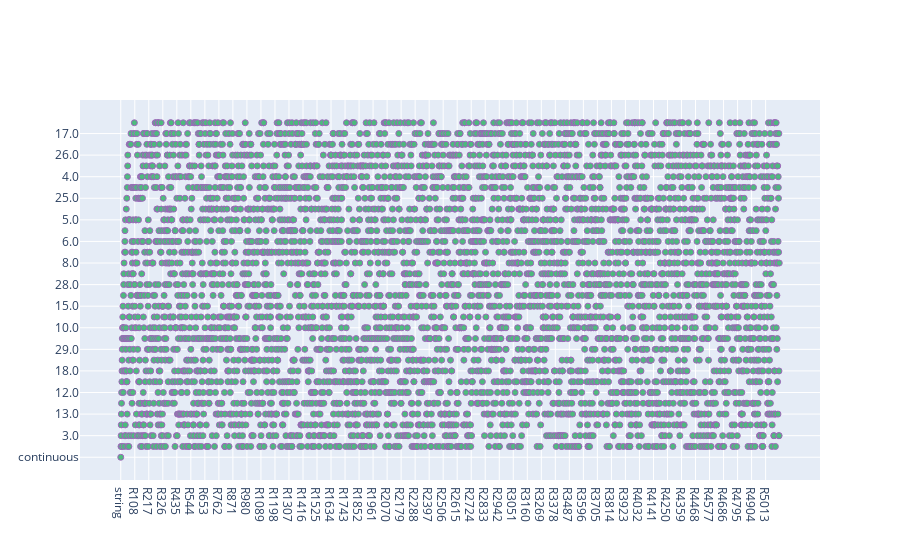

Source (notebook cell):
### Code cell
trace = go.Scatter(x = rodovias['ROTAS'],
                   y = rodovias['FALHAS'],
                   mode = 'markers',
                   marker = {'color' : '#27ae60',
                              'line' : {'width': 1,
                                        'color': '#8e44ad'}},
                   opacity=.8)
data = [trace]
py.iplot(data)

### Figure 1 — Plotly figure (JSON) as saved in the notebook; plotly's stock layout.template omitted (floating-point values rounded to 4 significant figures; data arrays with more than 128 entries replaced by an {"elided": "..."} marker saying what was removed)
{"data": [{"marker": {"color": "#27ae60", "line": {"color": "#8e44ad", "width": 1}}, "mode": "markers", "opacity": 0.8, "x": {"elided": "5121 str values"}, "y": {"elided": "5121 str values"}, "type": "scatter"}], "layout": {}}
